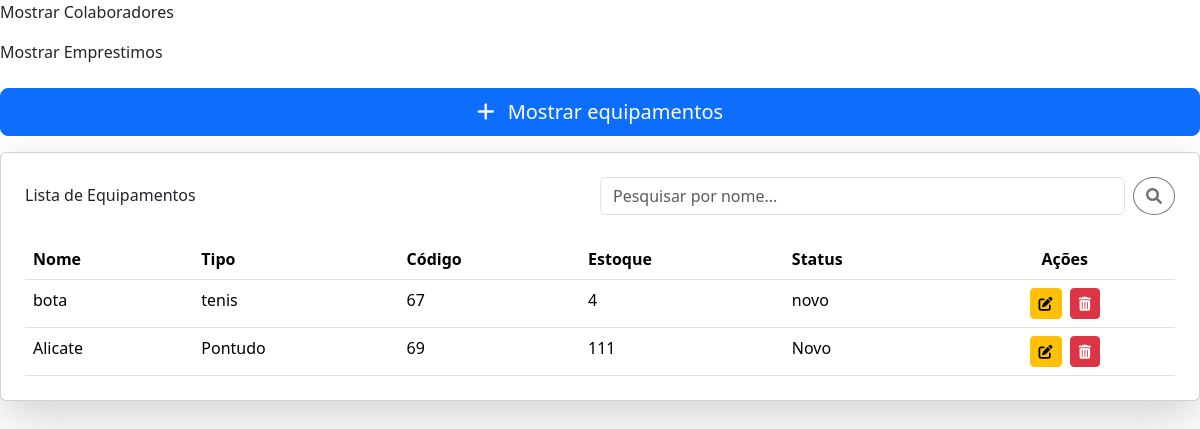
/show_equipamento/, run on the app's committed database.
### app/models.py (models this page shows)
class Equipamento(models.Model):
    nome = models.CharField(max_length=100)
    tipo = models.CharField(max_length=100)
    codigo = models.CharField(max_length=50, unique=True)
    estoque = models.IntegerField()
    status = models.CharField(max_length=100, default='Novo')

### app/views.py (the view)
# urls.py: path('show_equipamento/', views.show_equipamento, name='show_equipamento'),
def show_equipamento(request):
    if request.method == 'GET':
        equipamentos = Equipamento.objects.all()
        return render(request, 'app/pages/relatorio.html', {'equipamentos': equipamentos})

### app/templates/app/pages/relatorio.html (shortened to what this page needs)
{% include 'app/partials/doctype.html' %}
<body>
    <form action="{% url 'criar_colaborador' %}" method="GET" class="mb-3">
        <button type="submit"> Mostrar Colaboradores</button>
    </form>
    <form action="{% url 'show_emprestimos' %}" method="GET" class="mb-3">
        <button type="submit"> Mostrar Emprestimos</button>
    </form>
<form action="{% url 'show_equipamento' %}" method="GET" class="mb-3">
              <div class="d-grid mt-4">
                <button type="submit" class="btn btn-primary btn-lg">
                  <i class="fas fa-plus me-2"></i> Mostrar equipamentos
                </button>
              </div>
            </form>
    <div class="row justify-content-center">
      <div class="col-12">
        <div class="card shadow-lg">
          <div class="card-body p-4">
            <div class="d-flex justify-content-between align-items-center mb-4">
              <h2 class="card-title mb-0">Lista de Equipamentos</h2>
              <form action="" class="search-form d-flex w-50 ms-auto">
                <input type="search" class="form-control me-2" name="search" placeholder="Pesquisar por nome...">
                <button type="submit" class="btn btn-outline-secondary rounded-circle">
                  <i class="fas fa-search"></i>
                </button>
              </form>
            </div>
            <div class="table-responsive">
              <table class="table table-hover mb-0">
                <thead>
                  <tr>
                    <th>Nome</th>
                    <th>Tipo</th>
                    <th>Código</th>
                    <th>Estoque</th>
                    <th>Status</th>
                    <th class="text-center">Ações</th>
                  </tr>
                </thead>
                <tbody>
                  {% for i in equipamentos %}
                  <tr>
                    <td>{{ i.nome }}</td>
                    <td>{{ i.tipo }}</td>
                    <td>{{ i.codigo }}</td>
                    <td>{{ i.estoque }}</td>
                    <td>{{ i.status }}</td>
                    <td class="text-center">
                      <a href="{% url 'editar_equipamento' i.id %}" class="btn btn-warning btn-sm me-1">
                        <i class="fas fa-edit"></i>
                      </a>
                      <button type="button" class="btn btn-danger btn-sm" data-bs-toggle="modal" data-bs-target="#confirmDelete{{ i.id }}">
                        <i class="fas fa-trash-alt"></i>
                      </button>
                    </td>
                  </tr>
                  {% endfor %}
                </tbody>
              </table>
            </div>
          </div>
        </div>
      </div>
    </div>
</body>
</html>

### data on the page
Equipamento: nome "bota", tipo "tenis", codigo "67", estoque "4", status "novo"
Equipamento: nome "Alicate", tipo "Pontudo", codigo "69", estoque "111", status "Novo"
